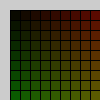
Frame 1 (no input)
Frame 60 (the mouse pressed at the canvas centre just before this capture): identical to frame 1, image omitted
Frame 120 (the mouse held since frame 60 and released just before this capture): identical to frame 1, image omitted

The Processing sketch that drew this single still picture (run headless with seeded random() and noise(); from frame 60 on, the mouse is pressed at the canvas centre):

// Processing sketch: processing_9195
// ── processing_9195.pde

//int xPos = 10;

void setup () {
  
}



void draw () {
  for (int x=10; x<100; x+=10) {
    for (int y=10; y<100; y+=10){
    fill(x,y,0);
    rect(x,y,10,10);
    }
  }
  
  
}
